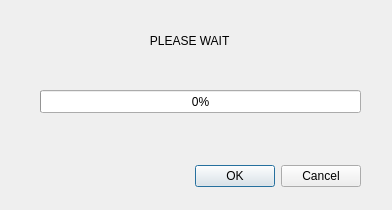
<?xml version="1.0" encoding="UTF-8"?>
<ui version="4.0">
 <class>Progress_Dialog</class>
 <widget class="QDialog" name="Progress_Dialog">
  <property name="geometry">
   <rect>
    <x>0</x>
    <y>0</y>
    <width>392</width>
    <height>210</height>
   </rect>
  </property>
  <property name="windowTitle">
   <string>Dialog</string>
  </property>
  <widget class="QDialogButtonBox" name="buttonBox">
   <property name="geometry">
    <rect>
     <x>190</x>
     <y>160</y>
     <width>171</width>
     <height>32</height>
    </rect>
   </property>
   <property name="orientation">
    <enum>Qt::Horizontal</enum>
   </property>
   <property name="standardButtons">
    <set>QDialogButtonBox::Cancel|QDialogButtonBox::Ok</set>
   </property>
  </widget>
  <widget class="QProgressBar" name="progressBar_loading">
   <property name="geometry">
    <rect>
     <x>40</x>
     <y>90</y>
     <width>321</width>
     <height>23</height>
    </rect>
   </property>
   <property name="value">
    <number>0</number>
   </property>
  </widget>
  <widget class="QLabel" name="label">
   <property name="geometry">
    <rect>
     <x>40</x>
     <y>20</y>
     <width>291</width>
     <height>41</height>
    </rect>
   </property>
   <property name="text">
    <string>                                 PLEASE WAIT</string>
   </property>
  </widget>
 </widget>
 <resources/>
 <connections>
  <connection>
   <sender>buttonBox</sender>
   <signal>accepted()</signal>
   <receiver>Progress_Dialog</receiver>
   <slot>accept()</slot>
   <hints>
    <hint type="sourcelabel">
     <x>248</x>
     <y>254</y>
    </hint>
    <hint type="destinationlabel">
     <x>157</x>
     <y>274</y>
    </hint>
   </hints>
  </connection>
  <connection>
   <sender>buttonBox</sender>
   <signal>rejected()</signal>
   <receiver>Progress_Dialog</receiver>
   <slot>reject()</slot>
   <hints>
    <hint type="sourcelabel">
     <x>316</x>
     <y>260</y>
    </hint>
    <hint type="destinationlabel">
     <x>286</x>
     <y>274</y>
    </hint>
   </hints>
  </connection>
 </connections>
</ui>
